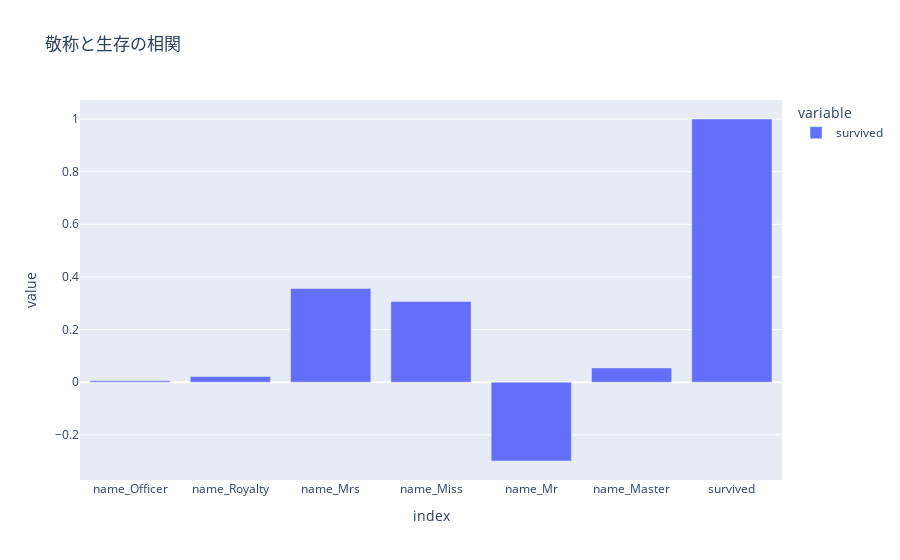

Notebook cell for this chart:
### Code cell
# 名前の敬称べつでダミー変数をつくる
sdf=df
l=[]

# 敬称を適当に分類する
honorifics = {
    'Officer' : ['Capt', 'Col', 'Major', 'Dr', 'Rev'],
    'Royalty' : ['Don', 'Sir', 'the Countess', 'Dona', 'Lady'],
    'Mrs'     : ['Mme', 'Ms', 'Mrs'],
    'Miss'    : ['Mlle', 'Miss'],
    'Mr'      : ['Mr'],
    'Master'  : ['Master','Jonkheer']
}

# 上のdictをもとにダミー変数を作成
for h in honorifics:
        sdf['name_' + h] = sdf['name'].str.contains('|'.join(honorifics[h]))
        l.append('name_' + h)
l.append('survived')
sdf[l].corr().loc['survived']

# グラフプロット
# mrs. miss. master.などに正の相関が見て取れ、逆にMr.は負の相関があることがわかる
fig=px.bar(sdf[l].corr().loc['survived'],title="敬称と生存の相関").show()       
sdf[l].corr()

sdf

### Figure 1 — Plotly figure (JSON) as saved in the notebook; plotly's stock layout.template omitted (floating-point values rounded to 4 significant figures)
{"data": [{"alignmentgroup": "True", "hovertemplate": "variable=survived<br>index=%{x}<br>value=%{y}<extra></extra>", "legendgroup": "survived", "marker": {"color": "#636efa", "pattern": {"shape": ""}}, "name": "survived", "offsetgroup": "survived", "orientation": "v", "showlegend": true, "textposition": "auto", "type": "bar", "x": ["name_Officer", "name_Royalty", "name_Mrs", "name_Miss", "name_Mr", "name_Master", "survived"], "xaxis": "x", "y": [0.005074, 0.02131, 0.3558, 0.3062, -0.2995, 0.05417, 1], "yaxis": "y"}], "layout": {"autosize": true, "barmode": "relative", "legend": {"title": {"text": "variable"}, "tracegroupgap": 0}, "title": {"text": "敬称と生存の相関"}, "xaxis": {"anchor": "y", "autorange": true, "domain": [0, 1], "range": [-0.5, 6.5], "title": {"text": "index"}, "type": "category"}, "yaxis": {"anchor": "x", "autorange": true, "domain": [0, 1], "range": [-0.3717, 1.072], "title": {"text": "value"}, "type": "linear"}}}
